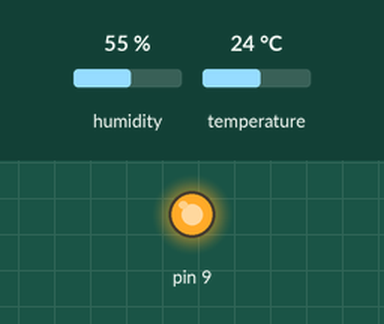
Recording of a sketch running on a simulated Arduino Uno, built with avr-gcc and run on an emulated ATmega328P. On the bench: output pins drawn as LEDs (lit = HIGH). Inputs (shaded band) come from the test bench; at power-on: temperature 24 °C, humidity 55 %. What the sketch prints to the serial monitor is not drawn.

Above: at 3.8 s.
3.9 s: temperature set to 29 °C
7.8 s: temperature set to 32 °C
At 9.8 s:
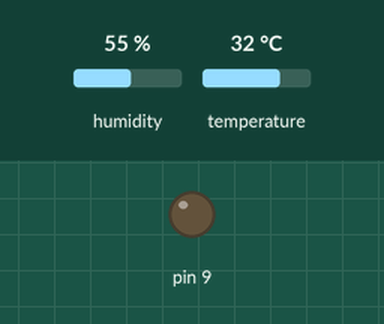
11.7 s: temperature set to 12 °C
At 12.9 s:
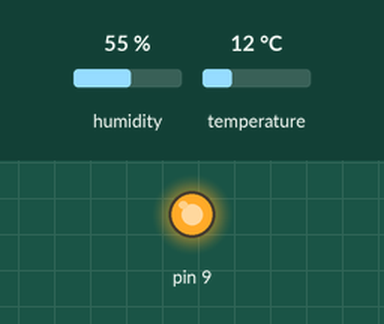
15.6 s: temperature set to 33 °C
At 19.3 s:
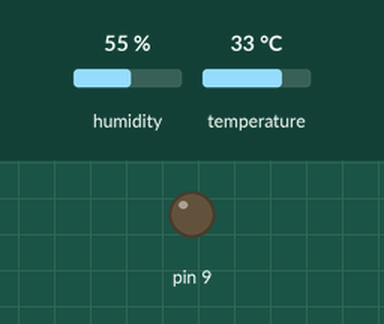
Timing chart, 0 to 20.6 s (numbered marks = the images above; inputs shaded):
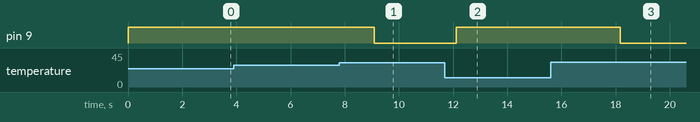

Measured:
- the behaviour switches between 30 and 31 °C on temperature (found by bisection; images 0 and 1)
- after the input at 3.9 s, every drawn part: stays the same
- after the input at 7.8 s, pin 9: HIGH → LOW after 1.3 s
- after the input at 11.7 s, pin 9: LOW → HIGH after 0.42 s
- after the input at 15.6 s, pin 9: HIGH → LOW after 2.6 s

The sketch:

House_monitor_-_arduino.ino
```cpp
#include <DHT.h>
DHT dht(7, DHT11);
float temp;

void setup() {
  Serial.begin(9600);
  pinMode(9, OUTPUT);
  digitalWrite(9, HIGH);
  dht.begin();
}

void loop() {
  temp = dht.readTemperature();
  Serial.print(temp); Serial.print(" ");

  if(temp > 30){
    digitalWrite(9, LOW);
    } else {
      digitalWrite(9, HIGH);
      }

  delay(1500);
}
```
